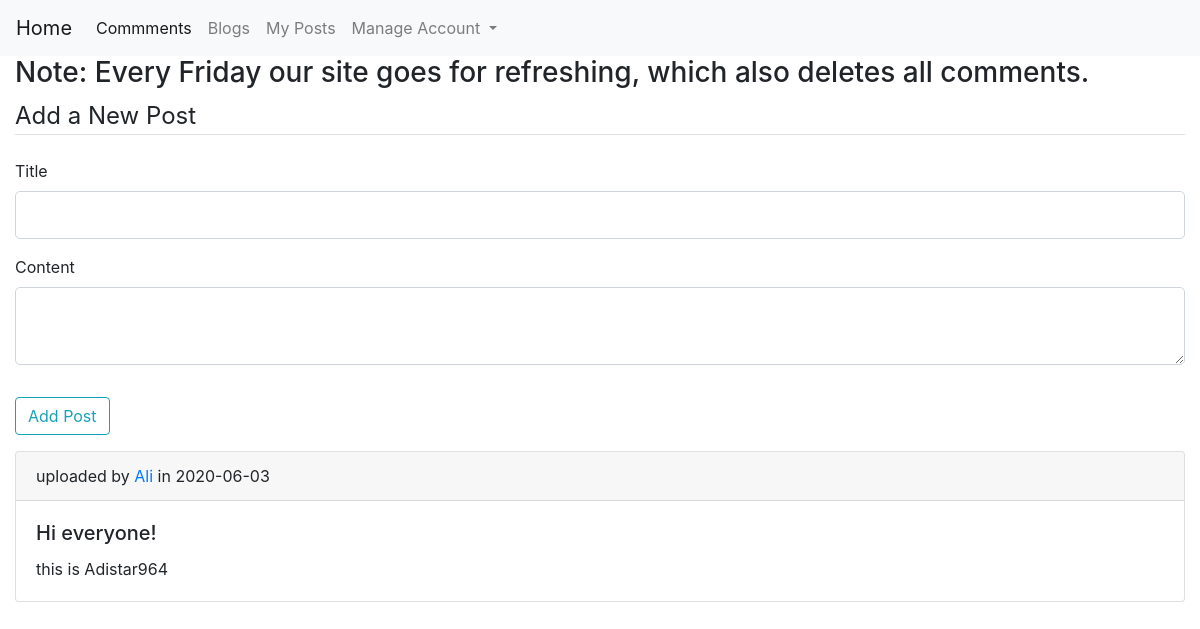
The app's page /comments (signed in) with its own data.
### flaskfile/models.py (models this page shows, shortened)
class Post(db.Model):
	id = db.Column(db.Integer, primary_key=True)
	title = db.Column(db.String(100), nullable=False)
	date_posted = db.Column(db.DateTime, nullable=False, default=datetime.utcnow)
	content = db.Column(db.Text, nullable=True)
	user_id = db.Column(db.Integer, db.ForeignKey('user.id'))

class User(db.Model, UserMixin):
	id = db.Column(db.Integer, primary_key=True)
	username = db.Column(db.String(20), unique=True, nullable=False)
	email = db.Column(db.String(120), unique=True, nullable=False)
	image = db.Column(db.String(20), nullable=False, default='default.jpg')
	password = db.Column(db.String(60), nullable=False)
	posts = db.relationship('Post', lazy=True, backref='author')

### flaskfile/routes.py (the view)
@app.route('/comments', methods=['GET', 'POST'])
@login_required
def feedback():
	global link_data
	posts = Post.query.all()
	form = new_post()
	if form.validate_on_submit():
		post = Post(title=form.title.data, content=form.content.data, author=current_user)
		db.session.add(post)
		db.session.commit()
		flash('post has been successfully uploaded', 'success')
		return render_template('index.html', posts=posts, form=form)
	return render_template('index.html', posts=posts, form=form)

### flaskfile/dataneeded.py
class new_post(FlaskForm):
	title = StringField('Title', validators=[DataRequired()])
	content = TextAreaField('Content', validators=[DataRequired()])
	submit = SubmitField('Add Post')

### flaskfile/models.py (called while the page is built)
@lm.user_loader
def load_user(user_id):
	return User.query.get(int(user_id))

### flaskfile/templates/index.html (shortened to what this page needs)
{% extends 'layout.html' %}
{% block content %}
	<h3>Note: Every Friday our site goes for refreshing, which also deletes all comments.</h3>
	<div class="content-section">
		<form action="" method="post">
			<fieldset class="form-group" >
				<legend class="border-bottom mb-4">Add a New Post</legend>
				<div class="form-group">
					{{form.title.label(class="form-control-label")}}
					{% if form.title.errors %}
						{{form.title(class="form-control form-control-lg is-invalid")}}
						<div class="invalid-feedback">
							{% for error in form.title.errors %}
								<span>{{error}}</span>
							{% endfor %}
						</div>
					{% else %}
						{{form.title(class="form-control form-control-lg")}}
					{% endif %}
				</div>
				<div class="form-group" >
					{{form.content.label (class="form-control-label")}}
					{% if form.content.errors %}
						{{form.content(class="form-control form-control-lg is-invalid")}}
						<div class="invalid-feedback">
							{% for error in form.content.errors %}
								<span>{{error}}</span>
							{% endfor %}
						</div>
					{% else %}
						{{form.content(class="form-control form-control-lg")}}
					{% endif %}
				</div>
			</fieldset>
			<div class="form-group" >
				{{form.submit(class="btn btn-outline-info")}}
			</div>
		</form>
	</div>
	{% for postss in posts %}
			<div class="card">
				<div class="card-header">
					uploaded by <a href="#">{{postss.author.username}}</a> in {{postss.date_posted.strftime('%Y-%m-%d')}}
				</div>
				<div class=card-body>
					<h5 class='card-title'>{{postss.title}}</h5>
					<p class='card-text'>{{postss.content}}</p>
				</div>
			</div>
	{% endfor %}
{% endblock %}

### records on screen
Post: author.username "Ali", date_posted "2020-06-03", title "Hi everyone!", content "this is Adistar964"
